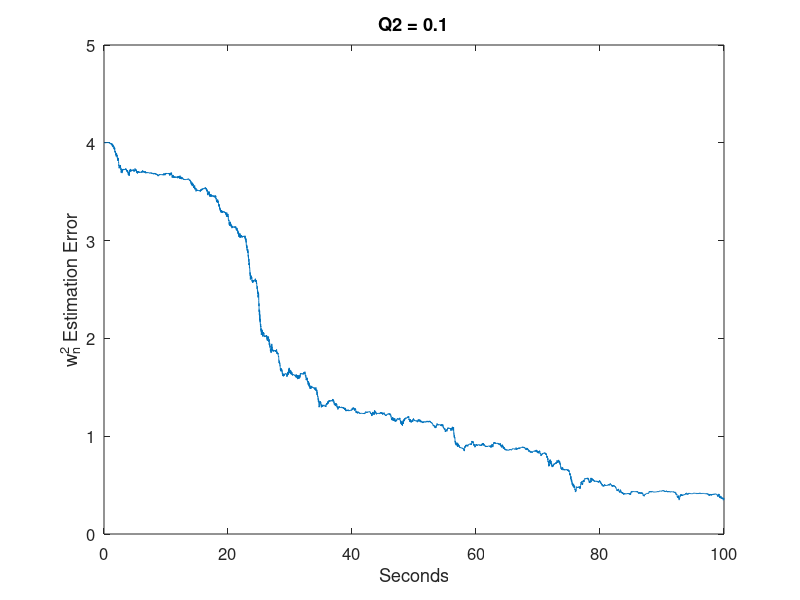

Reproduce this figure in MATLAB.
function Parameter(Q2)

% Extended Kalman filter for parameter estimation.
% Estimate the natural frequency of a second order system.
% Input Q2 = artificial noise variance for parameter estimation

tf = 100; % simulation length
dt = 0.01; % simulation step size
N = round(tf / dt); % number of simulation time steps
wn = 2; % natural frequency
zeta = 0.1; % damping ratio
b = -2 * zeta * wn;
if ~exist('Q2', 'var')
    Q2 = 0.1; % artificial noise used for parameter estimation
end
Q = [1000 0; 0 Q2]; % covariance of process noise
R = [10 0; 0 10]; % covariance of measurement noise
H = [1 0 0; 0 1 0]; % measurement matrix
P = [0 0 0; 0 0 0; 0 0 20]; % covariance of estimation error
x = [0; 0; -wn*wn]; % initial state
xhat = 2 * x; % initial state estimate
% Initialize arrays for later plotting
xArray = zeros(3, N+1);
xArray(:, 1) = x;
xhatArray = zeros(3, N+1);
xhatArray(:, 1) = xhat;
for index = 1 : N
    % Simulate the system.
    w = sqrt(Q(1,1)) * randn;
    xdot = [x(2) ; x(3)*x(1) + b*x(2) - x(3)*w ; 0];
    x = x + xdot * dt;
    z = H * x + sqrt(R) * [randn ; randn];
    % Simulate the Kalman filter.
    F = [0 1 0 ; xhat(3) b xhat(1) ; 0 0 0];
    L = [0 0 ; -xhat(3) 0 ; 0 1];
    Pdot = F * P + P * F' + L * Q * L' - P * H' / R * H * P;
    P = P + Pdot * dt;
    K = P * H' / R;
    xhatdot = [xhat(2) ; xhat(3)*xhat(1) + b*xhat(2) ; 0];
    xhatdot = xhatdot + K * (z - H * xhat);
    xhat = xhat + xhatdot * dt;
    % Save data for plotting
    xArray(:, index+1) = x;
    xhatArray(:, index+1) = xhat;
end

% Plot results
close all
t = 0 : dt : tf;

figure
plot(t, xArray(3,:) - xhatArray(3,:));
set(gca,'FontSize',12); set(gcf,'Color','White');
xlabel('Seconds'); ylabel('w_n^2 Estimation Error');
title(['Q2 = ', num2str(Q2)]);

disp(['Final estimation error = ', num2str(xArray(3,end)-xhatArray(3,end))]);
